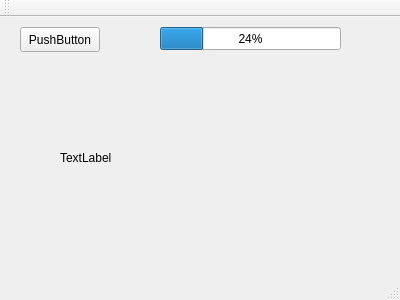
<?xml version="1.0" encoding="UTF-8"?>
<ui version="4.0">
 <class>MainWindow</class>
 <widget class="QMainWindow" name="MainWindow">
  <property name="geometry">
   <rect>
    <x>0</x>
    <y>0</y>
    <width>400</width>
    <height>300</height>
   </rect>
  </property>
  <property name="windowTitle">
   <string>MainWindow</string>
  </property>
  <widget class="QWidget" name="centralWidget">
   <widget class="QPushButton" name="pushButton">
    <property name="geometry">
     <rect>
      <x>20</x>
      <y>10</y>
      <width>80</width>
      <height>25</height>
     </rect>
    </property>
    <property name="text">
     <string>PushButton</string>
    </property>
   </widget>
   <widget class="QLabel" name="label">
    <property name="geometry">
     <rect>
      <x>60</x>
      <y>60</y>
      <width>271</width>
      <height>161</height>
     </rect>
    </property>
    <property name="text">
     <string>TextLabel</string>
    </property>
   </widget>
   <widget class="QProgressBar" name="progressBar">
    <property name="geometry">
     <rect>
      <x>160</x>
      <y>10</y>
      <width>181</width>
      <height>23</height>
     </rect>
    </property>
    <property name="value">
     <number>24</number>
    </property>
   </widget>
  </widget>
  <widget class="QMenuBar" name="menuBar">
   <property name="geometry">
    <rect>
     <x>0</x>
     <y>0</y>
     <width>400</width>
     <height>22</height>
    </rect>
   </property>
  </widget>
  <widget class="QToolBar" name="mainToolBar">
   <attribute name="toolBarArea">
    <enum>TopToolBarArea</enum>
   </attribute>
   <attribute name="toolBarBreak">
    <bool>false</bool>
   </attribute>
  </widget>
  <widget class="QStatusBar" name="statusBar"/>
 </widget>
 <layoutdefault spacing="6" margin="11"/>
 <resources/>
 <connections/>
</ui>
